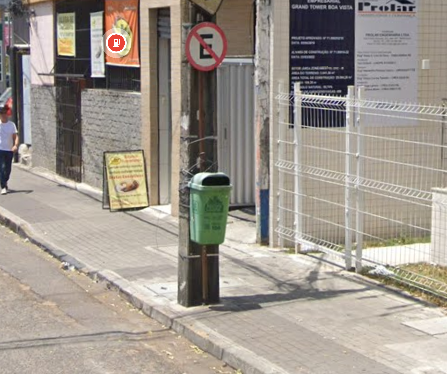
#> input picture Script-2_Object-Tracking/Exemplo2.png, 447 x 374 px
$ python ImagemComparison.py
#> lines starting #> are read from the running program, lines starting #| are printed output that depends on the picture
import cv2
import numpy as np

#Compara explicitamente as imagens

original = cv2.imread('Exemplo2.png')
#> original is the input picture: shape (374, 447, 3); mean B, G, R 140.9, 149.9, 157.9
image_to_compare = cv2.imread('ExemploLixeira2.png')
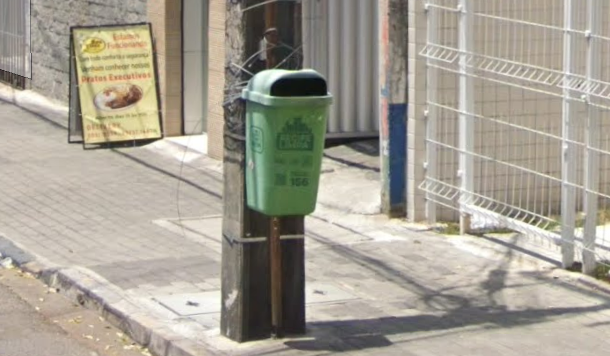
#> input picture Script-2_Object-Tracking/ExemploLixeira2.png, 610 x 356 px
#> image_to_compare is the input picture: shape (356, 610, 3); mean B, G, R 147.3, 159.7, 165.2

original = cv2.resize(original,(1000,650))
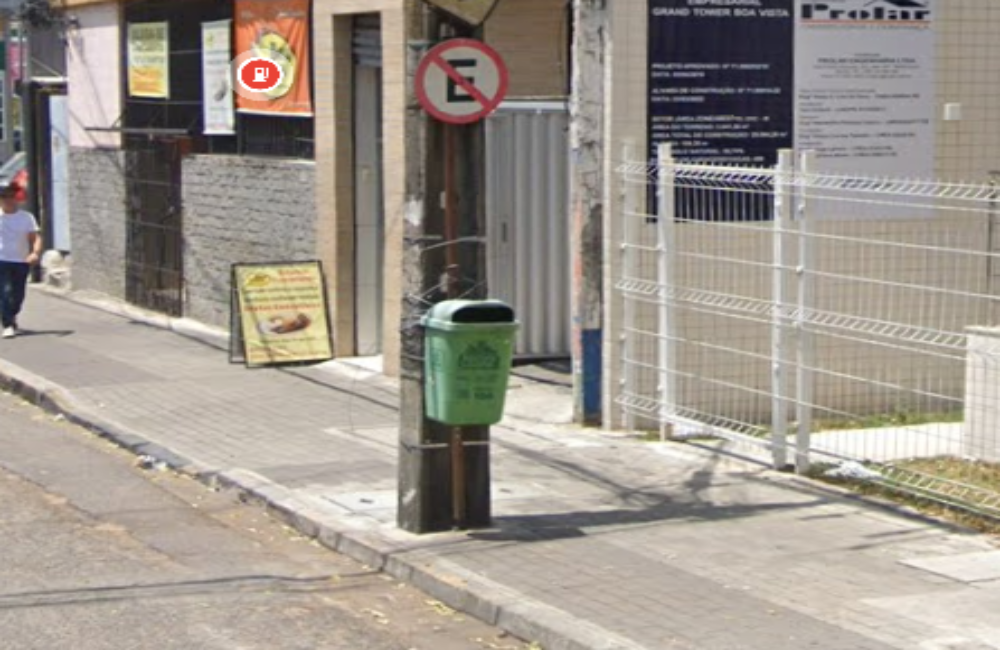
#> original: shape (650, 1000, 3); mean B, G, R 140.7, 149.8, 157.8
image_to_compare = cv2.resize(image_to_compare,(1000,650))
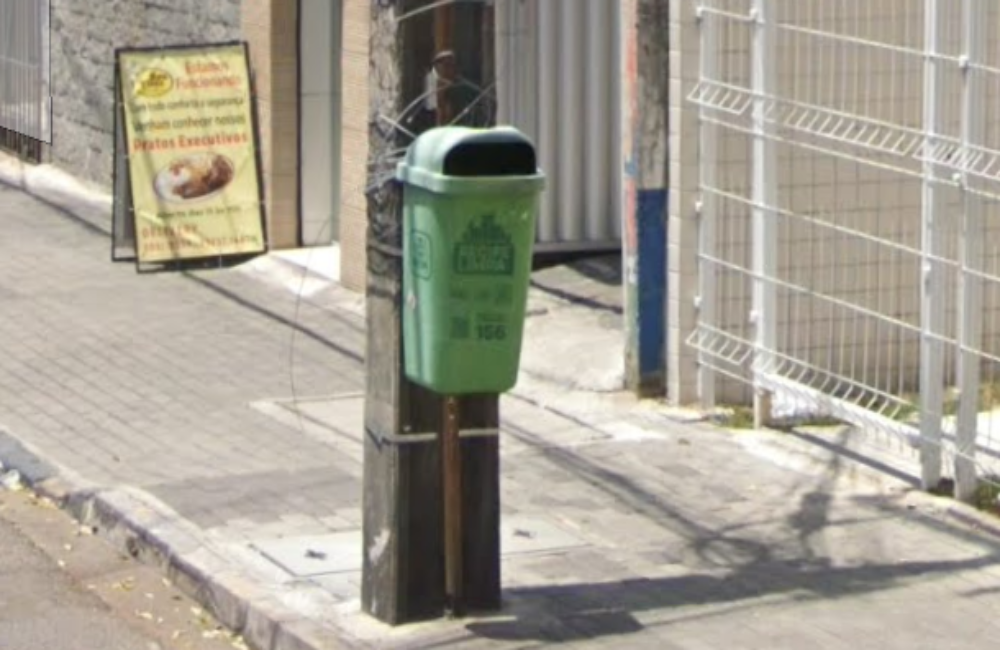
#> image_to_compare: shape (650, 1000, 3); mean B, G, R 147.2, 159.5, 165

if original.shape == image_to_compare.shape:
    difference = cv2.subtract(original, image_to_compare)
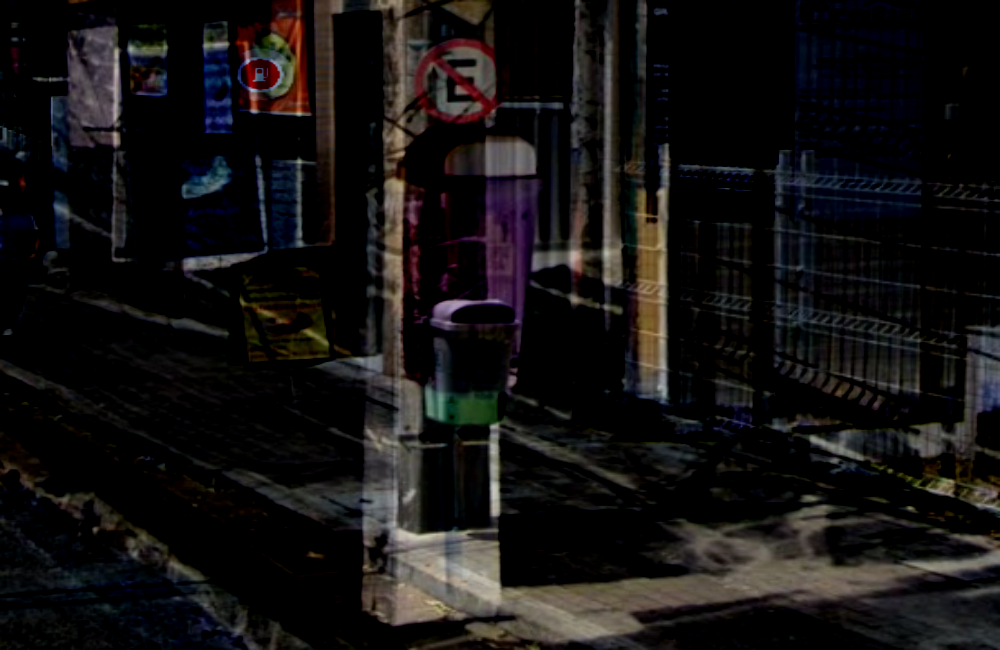
#> difference: shape (650, 1000, 3); mean B, G, R 18.3, 18.4, 20.3
    b, g, r = cv2.split(difference)
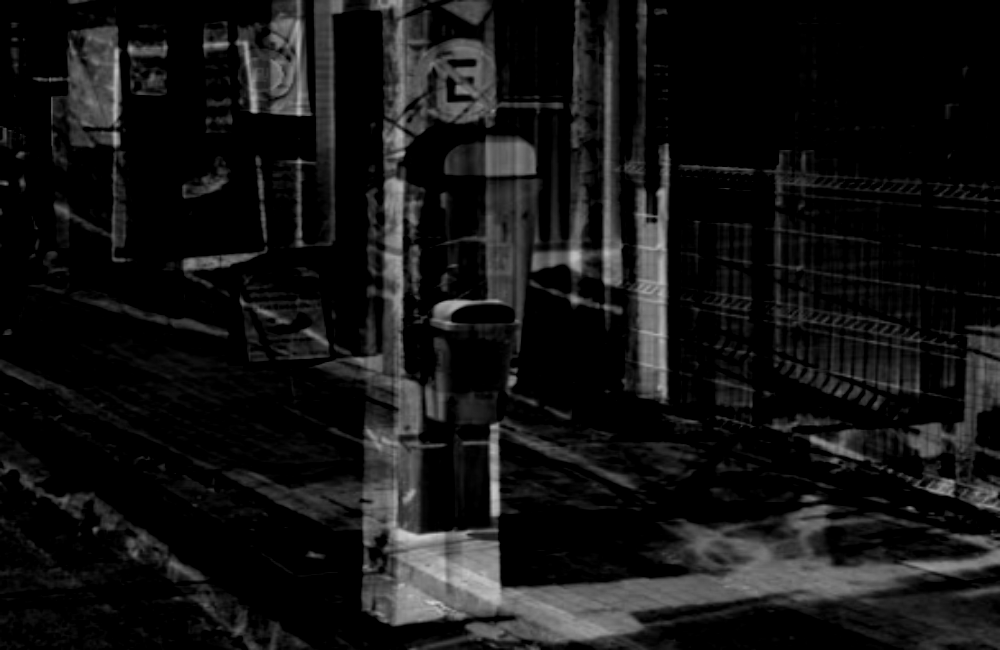
#> r: shape (650, 1000); min 0, max 209, mean 20.3
    if cv2.countNonZero(b) == 0 and cv2.countNonZero(g) == 0 and cv2.countNonZero(r) == 0:
        print('Imagens iguais')
    else:
        print('Imagens diferentes')

orb = cv2.ORB_create()
kp_1, desc_1 = orb.detectAndCompute(original, None)
#> kp_1 = 500 keypoints; strongest (x, y, size): (206, 131, 44.6), (207, 129, 77.1), (206, 128, 92.6), (239, 114, 77.1)
kp_2, desc_2 = orb.detectAndCompute(original, None)
#> kp_2 has the same summary as kp_1

matcher = cv2.BFMatcher(cv2.NORM_HAMMING)
matches = matcher.knnMatch(desc_1, desc_2, k=2)
#> matches = 500 matches

good = []

for m, n in matches:
    if m.distance < 0.7 * n.distance:
        good.append([m])
#> after the loop, good = 500 matches

final_image = cv2.drawMatchesKnn(original,kp_1,image_to_compare, kp_2, good, None)
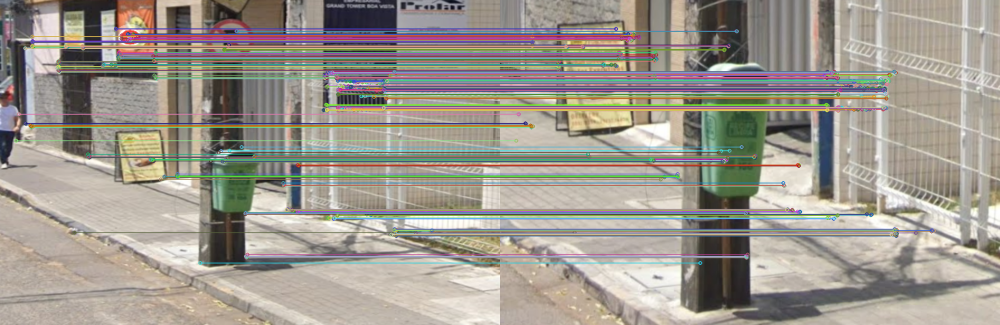
#> final_image: shape (650, 2000, 3) (shown at 1/2 size); mean B, G, R 142, 151.4, 157.2
final_image = cv2.resize(final_image,(1000,650))
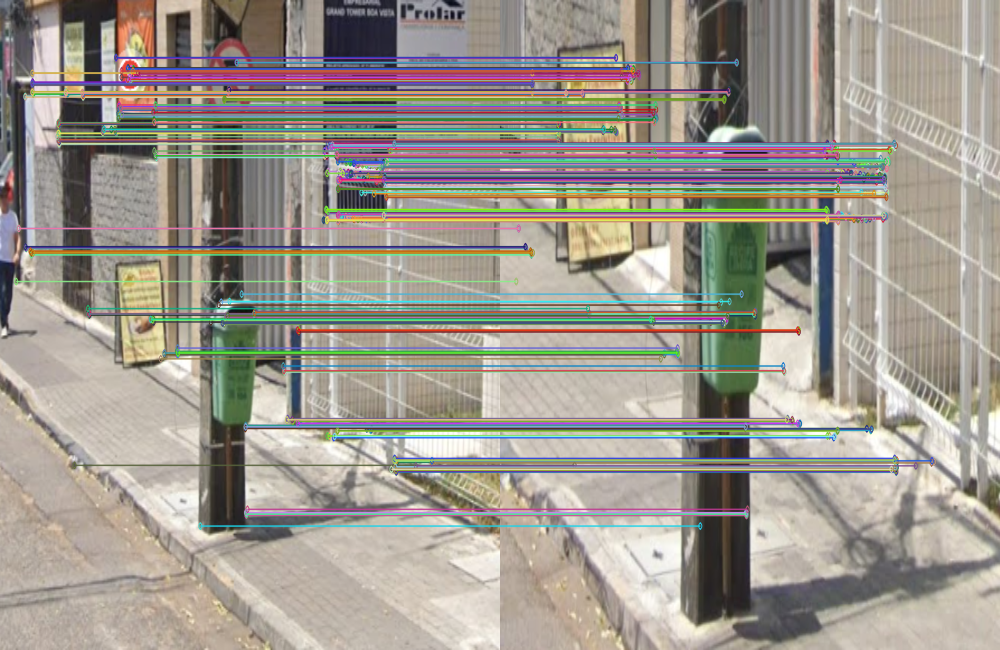
#> final_image: shape (650, 1000, 3); mean B, G, R 142.2, 151.6, 157.4

print(len(matches))
#| 500

cv2.imshow('matches', final_image)

cv2.waitKey(0)
cv2.destroyAllWindows()
